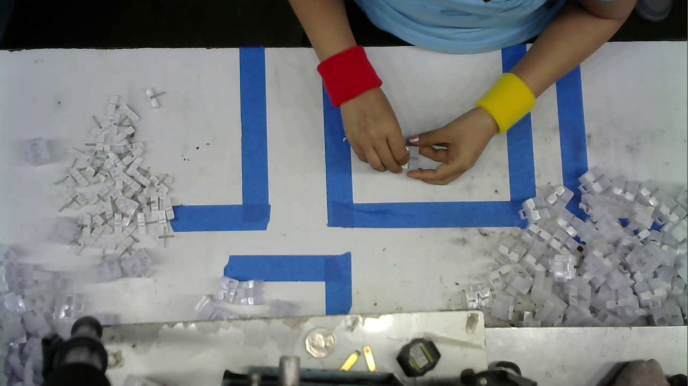
#> input picture resources/images/original.png, 688 x 386 px
$ python Test_dilation.py
#> lines starting #> are read from the running program, lines starting #| are printed output that depends on the picture; after the words box and inside, x2 and y2 are one past the last pixel; in counts of white or black regions, pixels touching at a corner belong together
import cv2
import numpy as np

img = cv2.imread('../resources/images/original.png')
#> img is the input picture: shape (386, 688, 3); mean B, G, R 130.5, 127.9, 125

gray = cv2.cvtColor(img, cv2.COLOR_BGR2GRAY)
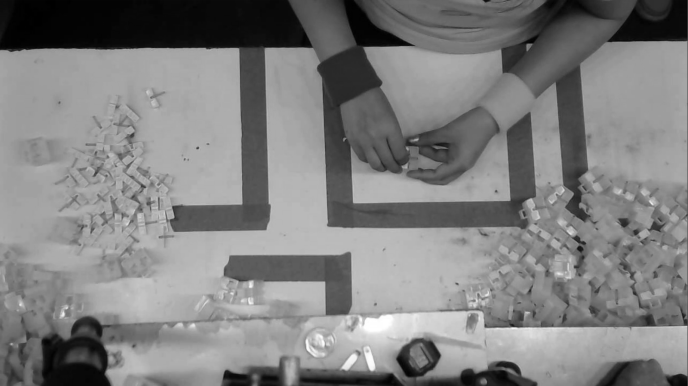
#> gray: shape (386, 688); min 0, max 255, mean 127.3

edges = cv2.Canny(gray, 100, 200)
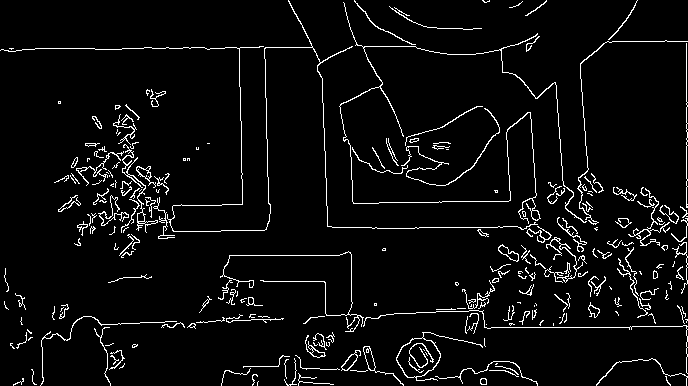
#> edges: shape (386, 688); 4.9% white in thin lines or dots

kernel = np.ones((5,5),np.uint8)

dilation = cv2.dilate(edges,kernel,iterations = 1)
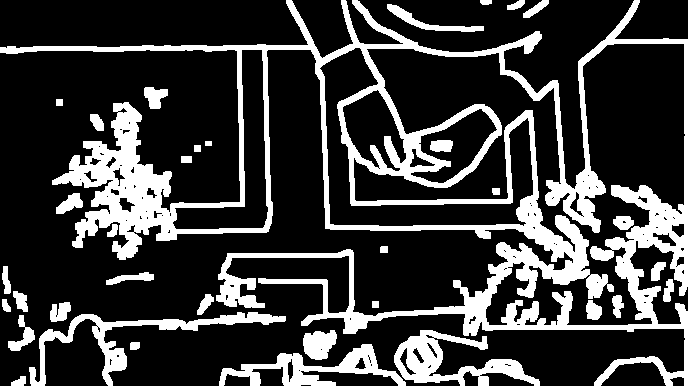
#> dilation: shape (386, 688); 23.2% white; 35 white regions, largest, box (x1, y1, x2, y2) and area: (0, 0, 688, 386) 46509, (29, 312, 286, 386) 3188, (394, 330, 540, 386) 3185

cv2.imshow('frame', dilation)

cv2.waitKey(0)

$ run again, with resources/images/craftsman_hand.png copied over resources/images/original.png
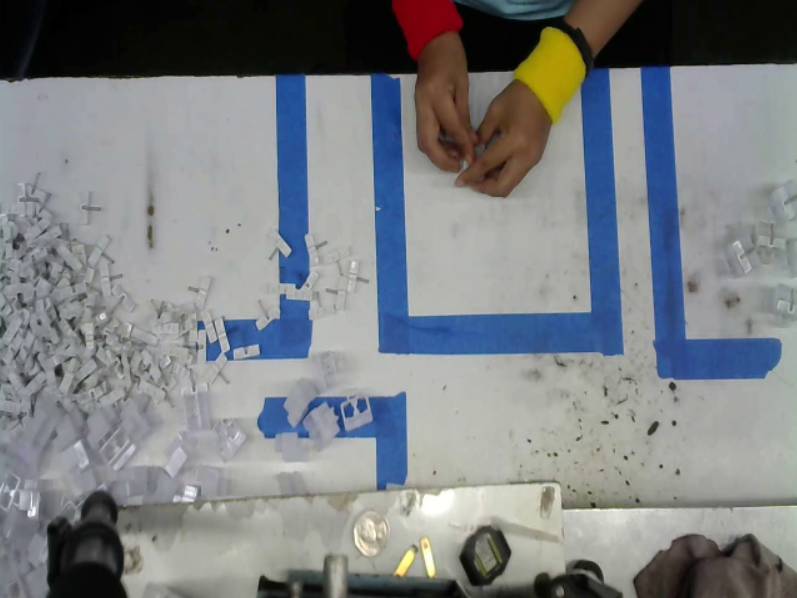
#> input picture resources/images/craftsman_hand.png, 797 x 598 px
#> img is the input picture: shape (598, 797, 3); mean B, G, R 131.3, 128.1, 124.4
#> `edges = cv2.Canny(gray, 100, 200)`:
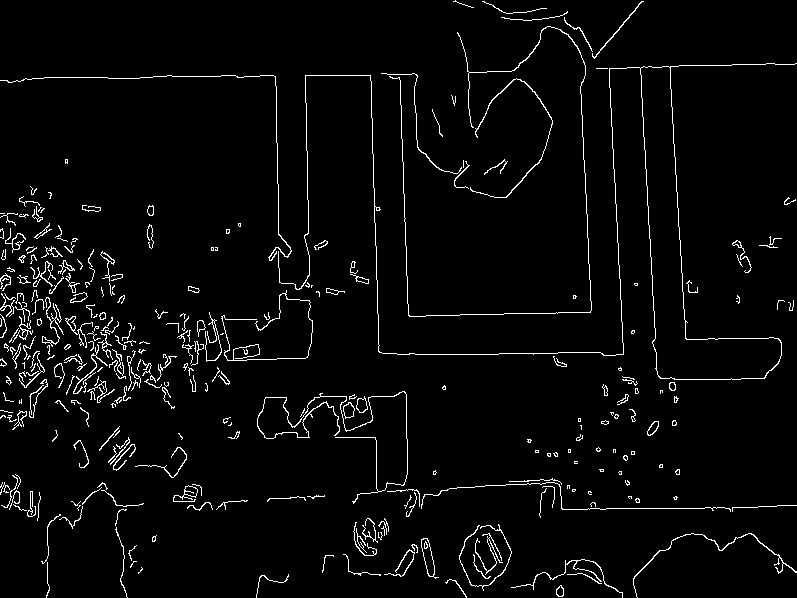
#> edges: shape (598, 797); 3.4% white in thin lines or dots
#> `dilation = cv2.dilate(edges,kernel,iterations = 1)`:
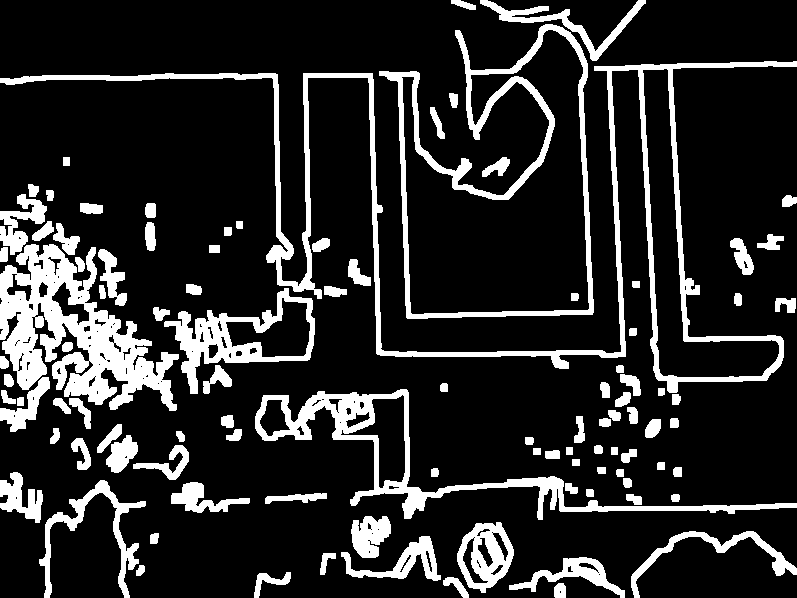
#> dilation: shape (598, 797); 16.5% white; 102 white regions, largest, box (x1, y1, x2, y2) and area: (0, 61, 797, 393) 14738, (0, 244, 179, 411) 13515, (379, 24, 594, 319) 8057

$ run again, with resources/images/craftsman_hand2.png copied over resources/images/original.png
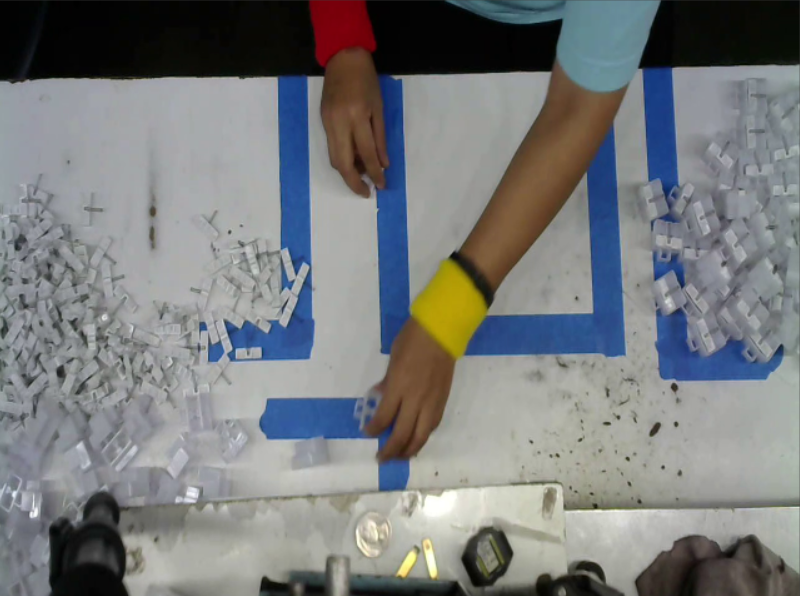
#> input picture resources/images/craftsman_hand2.png, 800 x 596 px
#> img is the input picture: shape (596, 800, 3); mean B, G, R 124, 122.8, 120.4
#> `edges = cv2.Canny(gray, 100, 200)`:
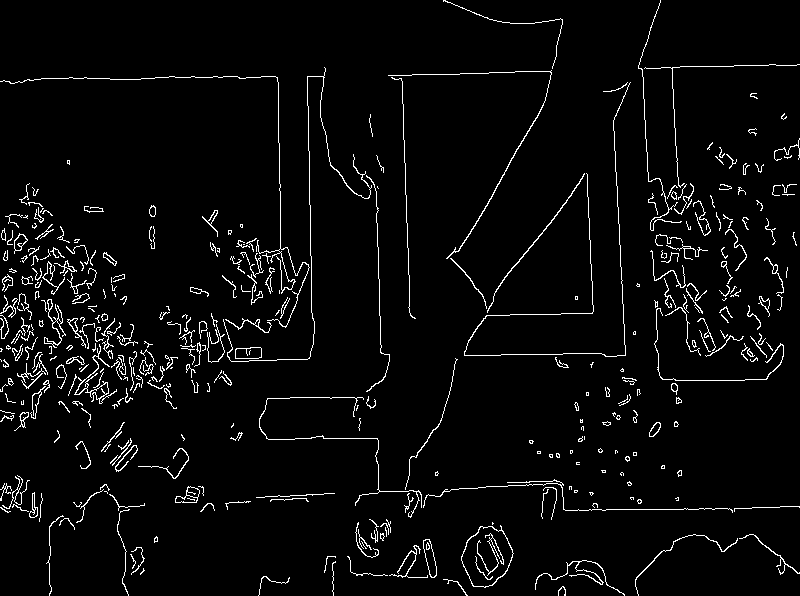
#> edges: shape (596, 800); 3.8% white in thin lines or dots
#> `dilation = cv2.dilate(edges,kernel,iterations = 1)`:
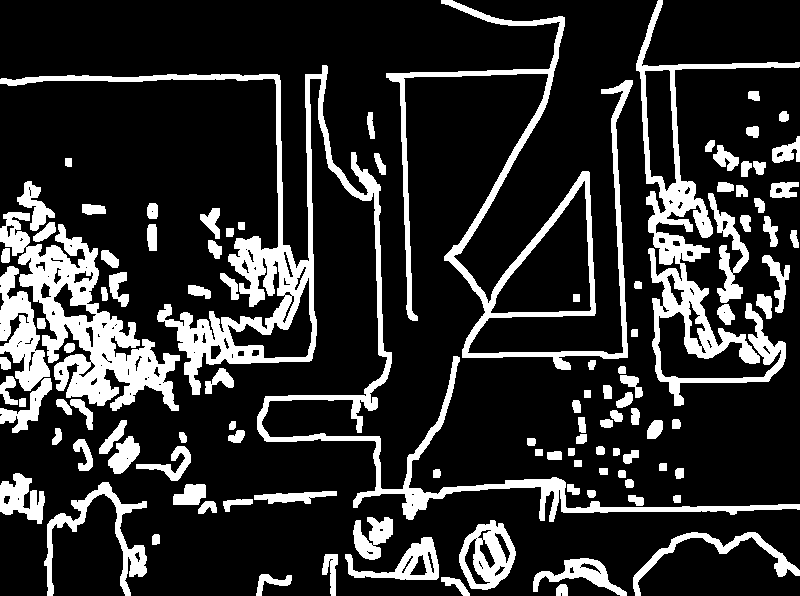
#> dilation: shape (596, 800); 18.6% white; 110 white regions, largest, box (x1, y1, x2, y2) and area: (0, 65, 800, 522) 20695, (0, 212, 180, 411) 11881, (636, 0, 800, 406) 11216

$ run again, with resources/images/craftsman_hand3.png copied over resources/images/original.png
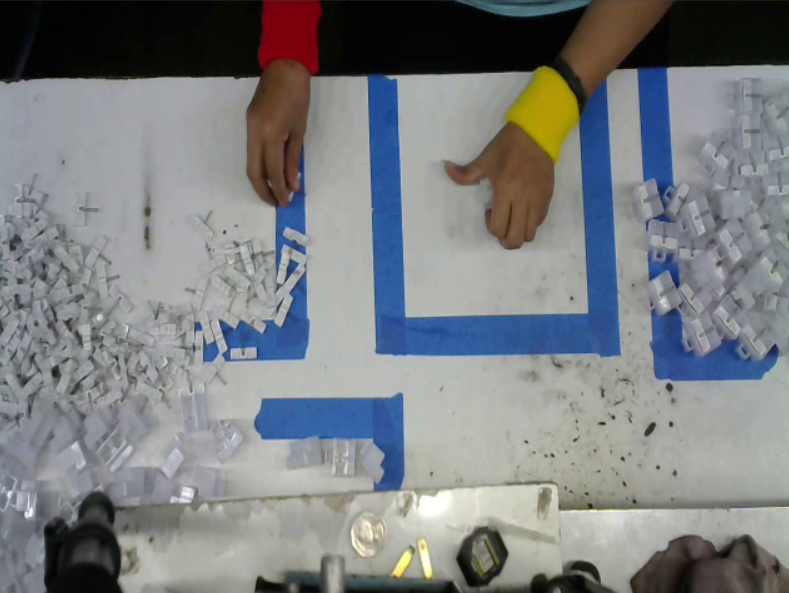
#> input picture resources/images/craftsman_hand3.png, 789 x 593 px
#> img is the input picture: shape (593, 789, 3); mean B, G, R 128.7, 126.2, 123.4
#> `edges = cv2.Canny(gray, 100, 200)`:
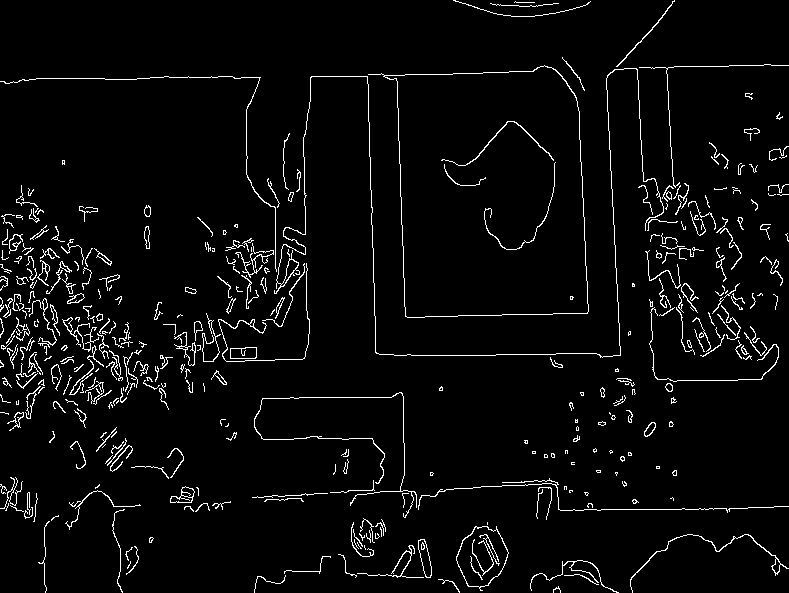
#> edges: shape (593, 789); 3.9% white in thin lines or dots
#> `dilation = cv2.dilate(edges,kernel,iterations = 1)`:
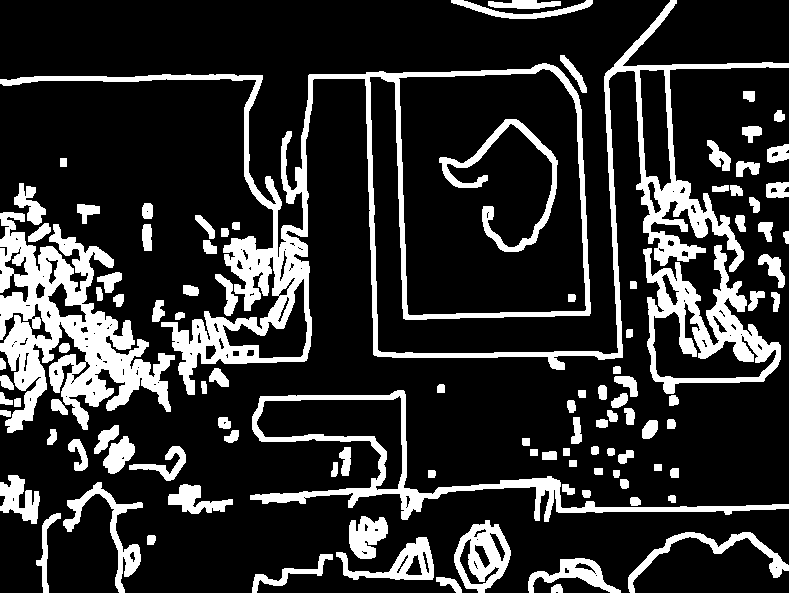
#> dilation: shape (593, 789); 19% white; 107 white regions, largest, box (x1, y1, x2, y2) and area: (0, 0, 789, 395) 28330, (0, 212, 175, 433) 16118, (250, 390, 789, 522) 7004
